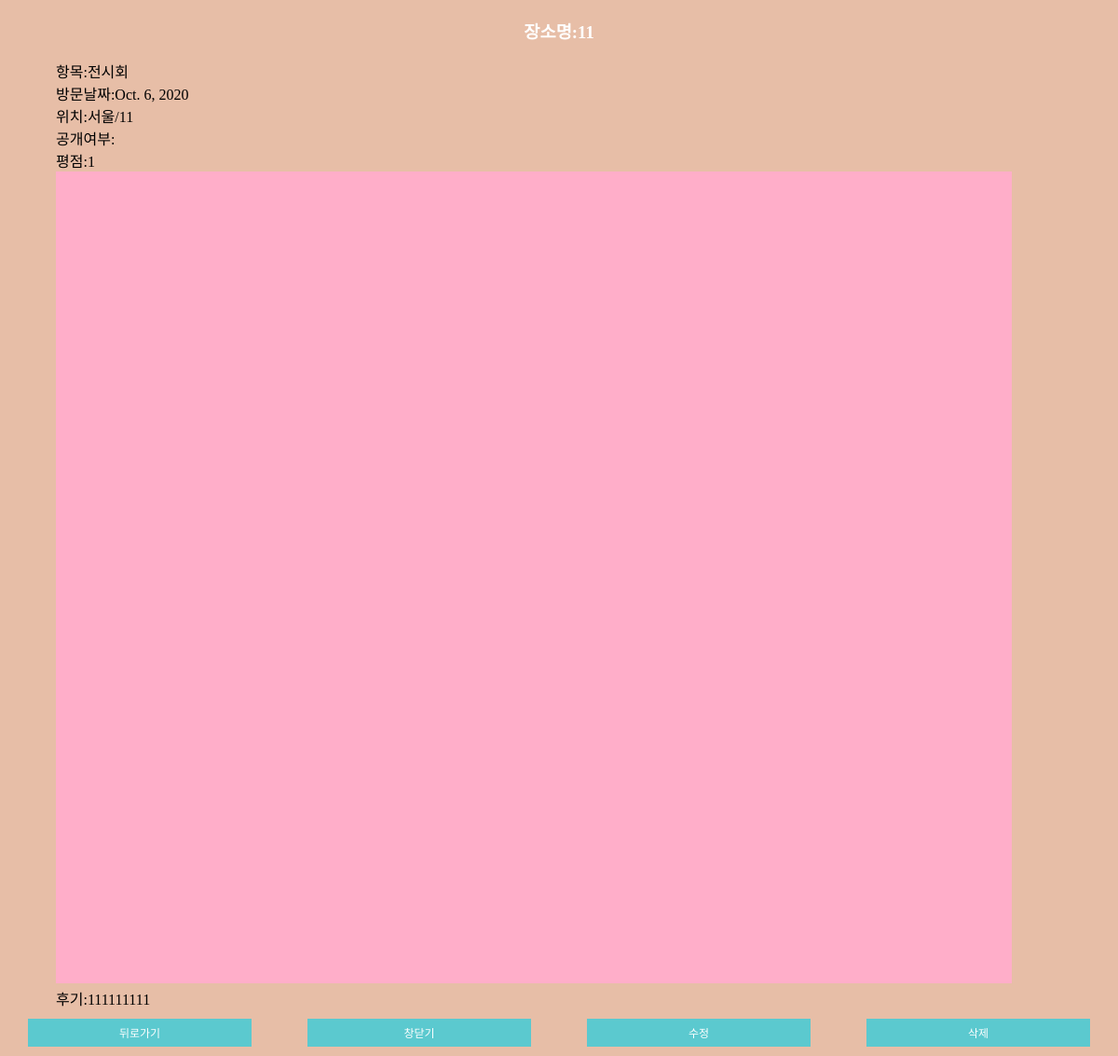
/3/, run on an earlier commit of the app's database.
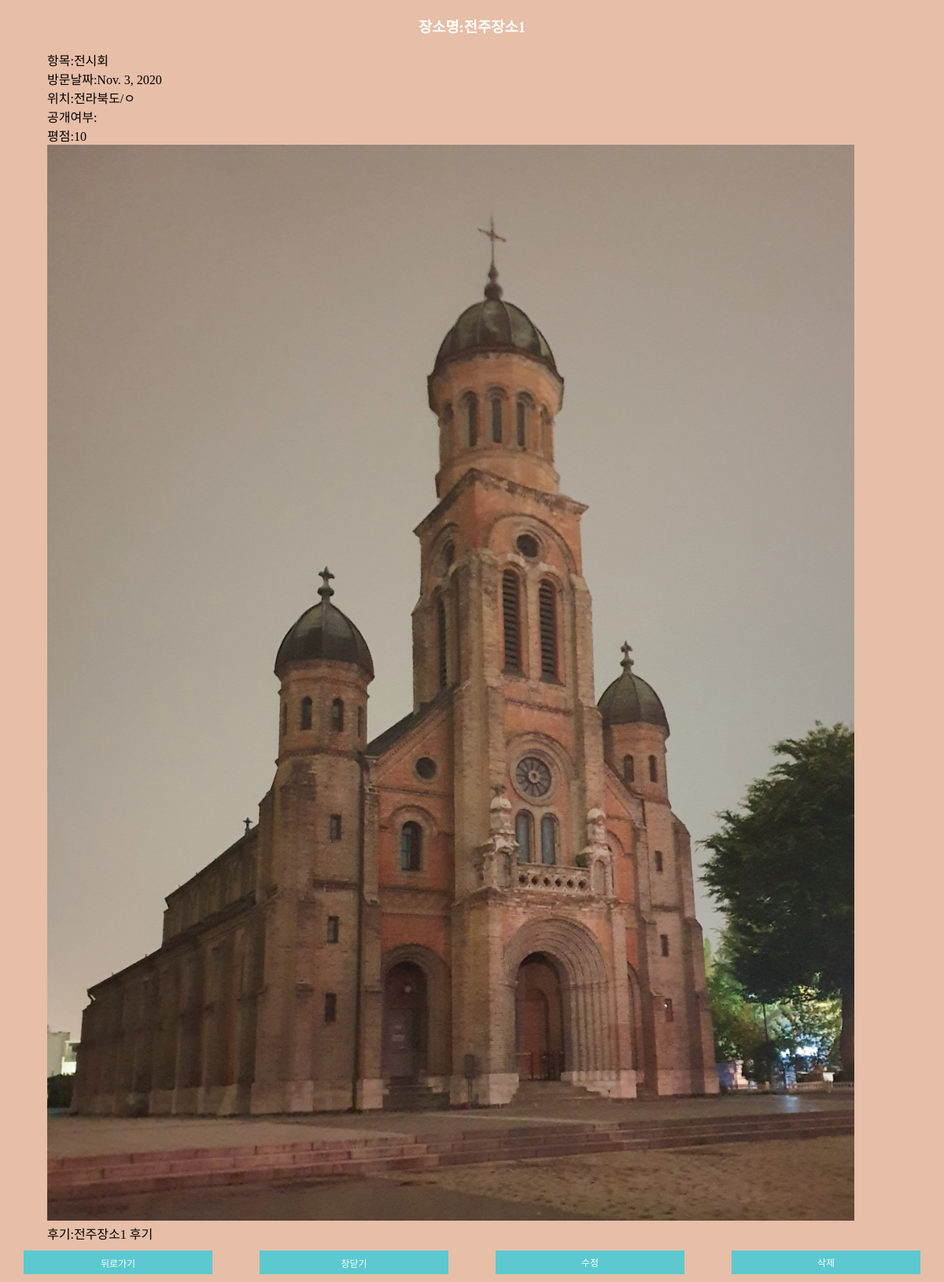
And on a later commit of the database.
### mainapp/models.py (models this page shows, shortened)
class Post(models.Model):
    name=models.CharField(max_length=50)
    item=models.CharField(max_length=50) # 카테고리
    rating= models.IntegerField()
    date=models.DateField(null=True, blank=True)
    image=models.ImageField(upload_to='userimg', null=True)
    comment=models.TextField()
    country = models.CharField(max_length=50)
    city = models.CharField(max_length=50)
    user = models.ForeignKey(User, on_delete=models.CASCADE, null=True)

### mainapp/views.py (the view)
# urls.py: path('<int:pk>/',views.posting, name="posting"), #post 세부내용
def posting(request, pk):
    post = Post.objects.get(pk=pk)
    return render(request, 'mainapp/posting.html', {'post':post})

### mainapp/templates/mainapp/posting.html (shortened to what this page needs)
{% extends 'base3.html' %}
{% load static %}
{% block content %}
    <h3>장소명:{{post.name}}</h3>
    <div id='text_contents'>
        <p>항목:{{post.item}}</p>
        <p>방문날짜:{{post.date}}</p>
        <p>위치:{{post.country}}/{{post.city}}</p>
        <p>공개여부:{{post.public}}</p>
        <p>평점:{{post.rating}}</p>
        {% if post.image %}
            <img src = "{{ post.image.url }}" alt="{{post.name}}" width="95%">
            <br>
        {% endif %}
        <p>후기:{{post.comment}}</p>
    </div>
    <div id='container'>
        <button id='ct_items' onclick="javascript:history.back();">뒤로가기</button>
        <button id='ct_items' onclick="window.close();">창닫기</button>
        <a id='ct_items' href="{% url 'mainapp:edit_posting' %}">수정</a>
        <a id='ct_items' href="/{{post.pk}}/remove">삭제</a>
    </div>
{% endblock %}

What changed in the data, as far as the page shows it:
changed Post "전시회": name "11" → "전주장소1"; date "Oct. 6, 2020" → "Nov. 3, 2020"; country "서울" → "전라북도"; city "11" → "ㅇ"; rating "1" → "10"; image: a different picture; comment "111111111" → "전주장소1 후기"
